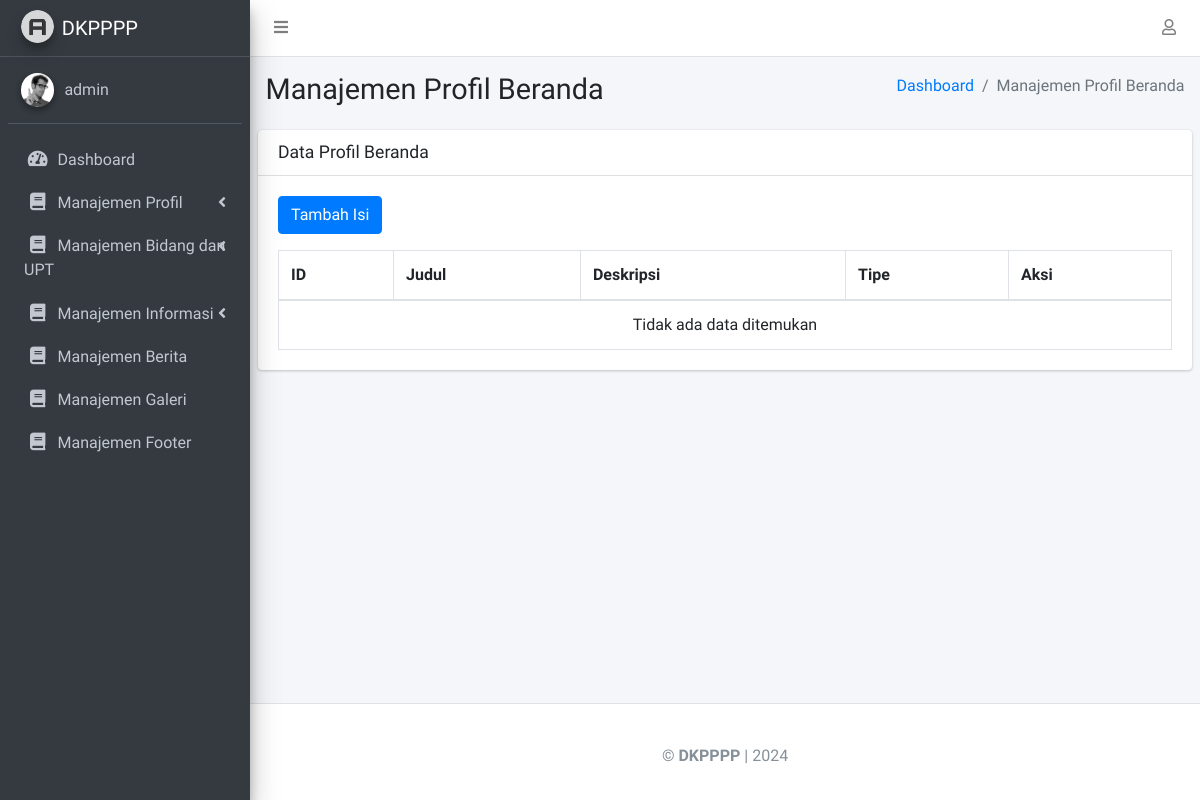
The app's page /admin/dashboard/manajemen_profil_beranda.php (signed in), older data.
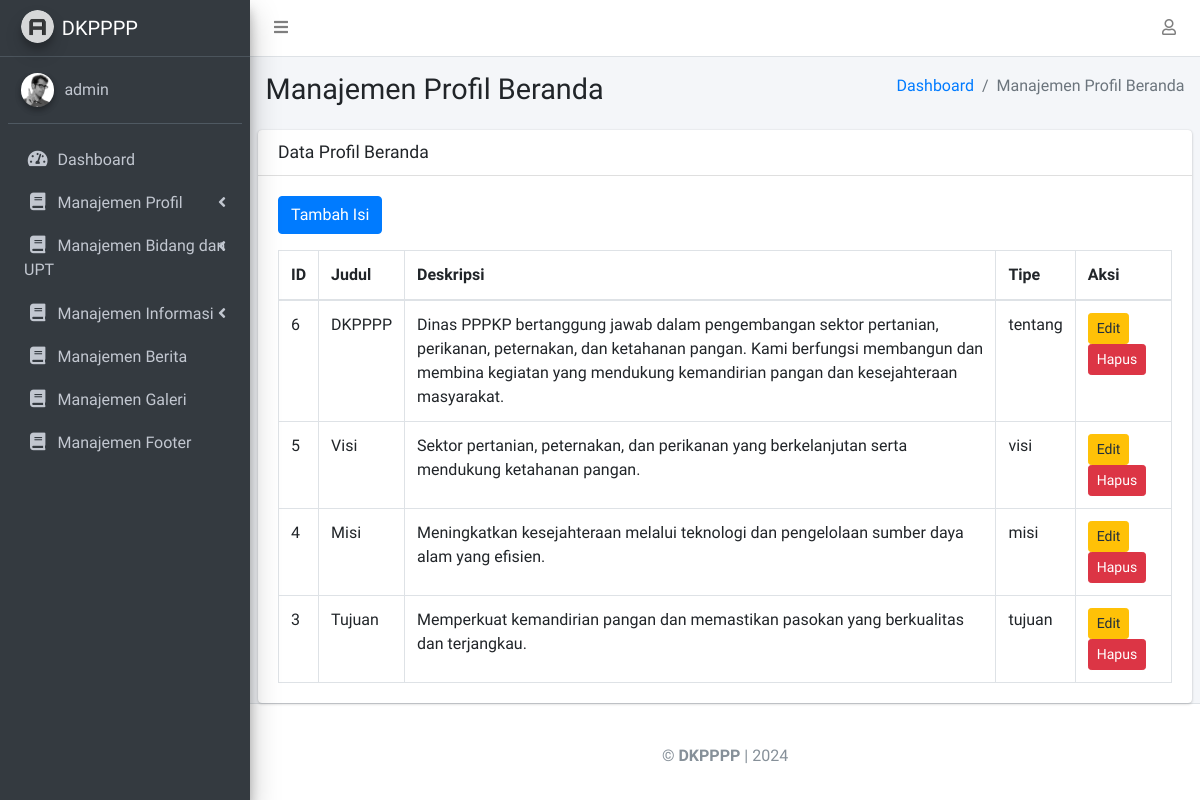
The same page, newer data.
### tables this page shows
CREATE TABLE `profil_beranda` (
  `id` int(11) NOT NULL,
  `judul` varchar(255) NOT NULL,
  `deskripsi` text NOT NULL,
  `tipe` enum('visi','misi','tujuan','tentang') NOT NULL
);

### admin/dashboard/manajemen_profil_beranda.php (the view, shortened to what the changed rows need)
<?php
require '../config.php';
$sql = "SELECT * FROM profil_beranda ORDER BY id DESC";
$result = $conn->query($sql);
?>
<!DOCTYPE html>
<html lang="en">
<head>
    <link rel="stylesheet" href="../assets/plugins/fontawesome-free/css/all.min.css">
    <link rel="stylesheet" href="../assets/dist/css/adminlte.min.css">
</head>
<body class="hold-transition sidebar-mini">
    <div class="wrapper">
        <div class="content-wrapper">
            <section class="content-header">
                <div class="container-fluid">
                    <div class="row mb-2">
                        <div class="col-sm-6">
                            <h1>Manajemen Profil Beranda</h1>
                        </div>
                    </div>
                </div>
            </section>
            <section class="content">
                <div class="card">
                    <div class="card-body">
                        <table class="table table-bordered">
                            <thead>
                                <tr>
                                    <th>ID</th>
                                    <th>Judul</th>
                                    <th>Deskripsi</th>
                                    <th>Tipe</th>
                                    <th>Aksi</th>
                                </tr>
                            </thead>
                            <tbody>
                                <?php if ($result->num_rows > 0): ?>
                                    <?php while ($row = $result->fetch_assoc()): ?>
                                        <tr>
                                            <td><?= htmlspecialchars($row['id']) ?></td>
                                            <td><?= htmlspecialchars($row['judul']) ?></td>
                                            <td><?= htmlspecialchars($row['deskripsi']) ?></td>
                                            <td><?= htmlspecialchars($row['tipe']) ?></td>
                                            <td>
                                                <a href="profil_beranda_edit.php?id=<?= $row['id'] ?>" class="btn btn-warning btn-sm">Edit</a>
                                                <a href="profil_beranda_delete.php?id=<?= $row['id'] ?>" class="btn btn-danger btn-sm" onclick="return confirm('Apakah Anda yakin ingin menghapus ini?');">Hapus</a>
                                            </td>
                                        </tr>
                                    <?php endwhile; ?>
                                <?php else: ?>
                                    <tr>
                                        <td colspan="5" class="text-center">Tidak ada data ditemukan</td>
                                    </tr>
                                <?php endif; ?>
                            </tbody>
                        </table>
                    </div>
                </div>
            </section>
        </div>
    </div>
</body>
</html>

Row changes from the older to the newer data that the page shows:
added profil_beranda: id "6", judul "DKPPPP", deskripsi "Dinas PPPKP bertanggung jawab dalam pengembangan sektor pertanian, perikanan, peternakan, dan ketahanan pangan. Kami berfungsi membangun dan membina kegiatan yang mendukung kemandirian pangan dan kesejahteraan masyarakat.", tipe "tentang"
added profil_beranda: id "5", judul "Visi", deskripsi "Sektor pertanian, peternakan, dan perikanan yang berkelanjutan serta mendukung ketahanan pangan.", tipe "visi"
added profil_beranda: id "4", judul "Misi", deskripsi "Meningkatkan kesejahteraan melalui teknologi dan pengelolaan sumber daya alam yang efisien.", tipe "misi"
added profil_beranda: id "3", judul "Tujuan", deskripsi "Memperkuat kemandirian pangan dan memastikan pasokan yang berkualitas dan terjangkau.", tipe "tujuan"
Text that changed along with them:
text no longer shown: "Tidak ada data ditemukan"
